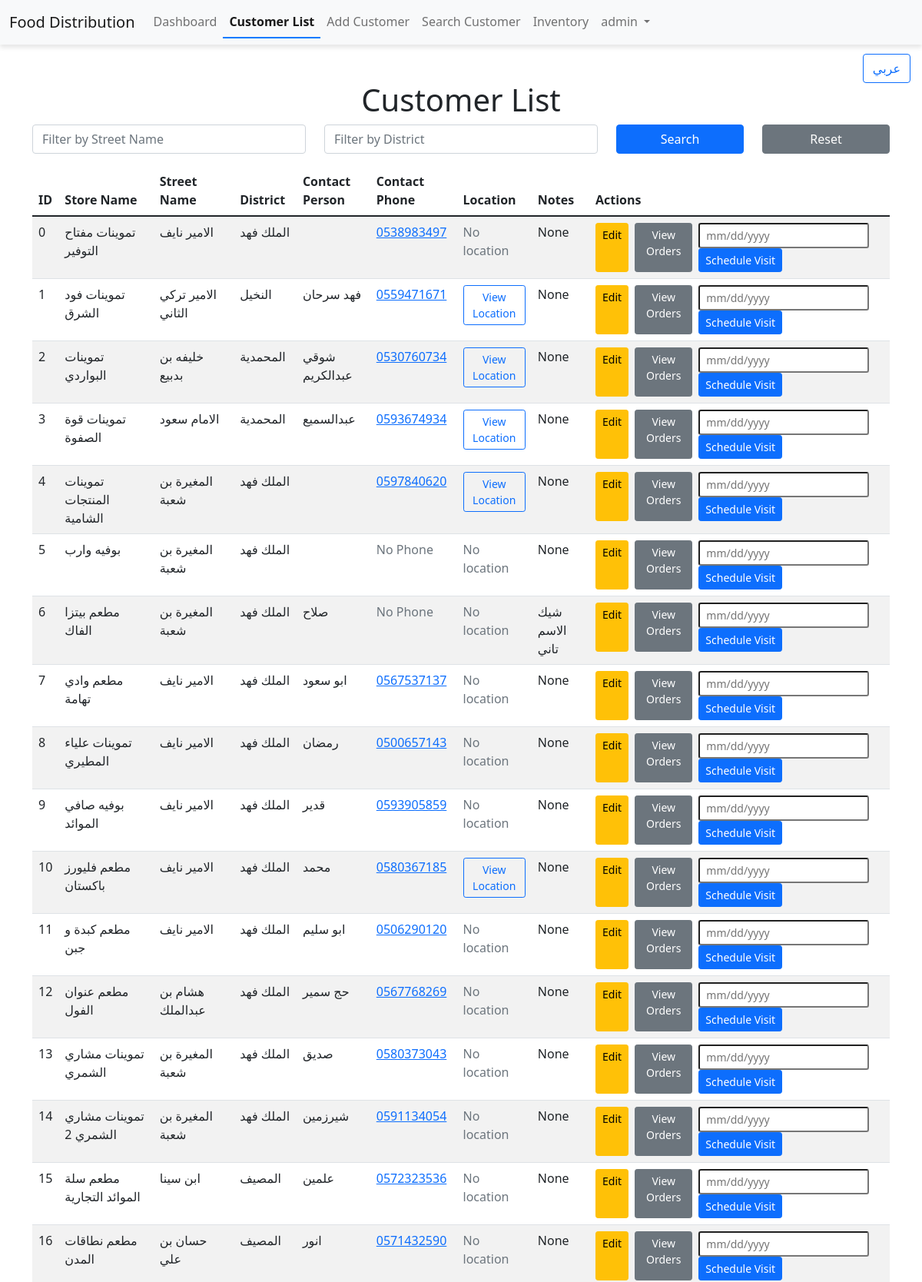
Screenshot of /customers (signed in, upper part) with the database file from the repository.
### app/database.py (models this page shows)
class Customer(db.Model):
    __tablename__ = 'Customers'
    CustomerID = db.Column(db.Integer, primary_key=True)
    StoreName = db.Column(db.String(100), nullable=False)
    StreetName = db.Column(db.String(100), nullable=False)
    District = db.Column(db.String(50), nullable=False)
    ContactPerson = db.Column(db.String(100))
    ContactPhone = db.Column(db.String(20))
    Location = db.Column(db.String(255))
    Notes = db.Column(db.String(255))

### app/main.py (the view)
@app.route('/customers', methods=['GET', 'POST'])
@login_required
def customers():
    try:
        language = session.get('language', 'en')
        street_name = request.args.get('street_name', '').strip()
        district = request.args.get('district', '').strip()
        query = "SELECT * FROM Customers WHERE 1=1"
        params = {}
        if street_name:
            query += " AND StreetName LIKE :street_name"
            params['street_name'] = f"%{street_name}%"
        if district:
            query += " AND District LIKE :district"
            params['district'] = f"%{district}%"
        result = db.session.execute(text(query), params).fetchall()
        return render_template('customers.html', customers=result, street_name=street_name, district=district)
    except Exception as e:
        print(f"Error: {e}")
        return f"Error accessing database: {e}"

### app/main.py (called while the page is built)
def login_required(f):
    @wraps(f)
    def decorated_function(*args, **kwargs):
        if 'user_id' not in session:
            return redirect(url_for('login'))
        return f(*args, **kwargs)
    return decorated_function

### app/templates/customers.html (shortened to what this page needs)
{% extends "base.html" %}
{% block content %}
<h1 class="text-center" data-key="CustomerList">Customer List</h1>
<form method="get" action="{{ url_for('customers') }}" class="mb-3">
  <div class="row">
    <div class="col-md-4">
      <input
        type="text"
        name="street_name"
        class="form-control"
        placeholder="Filter by Street Name"
        value="{{ street_name }}">
    </div>
    <div class="col-md-4">
      <input
        type="text"
        name="district"
        class="form-control"
        placeholder="Filter by District"
        value="{{ district }}">
    </div>
    <div class="col-md-2">
      <button type="submit" class="btn btn-primary w-100" data-key="Search">Search</button>
    </div>
    <div class="col-md-2">
      <a href="{{ url_for('customers') }}" class="btn btn-secondary w-100" data-key="Reset">Reset</a>
    </div>
  </div>
</form>
<div class="table-responsive">
  <table class="table table-striped">
    <thead>
      <tr>
        <th data-key="CustomerID">ID</th>
        <th data-key="StoreName">Store Name</th>
        <th data-key="StreetName">Street Name</th>
        <th data-key="District">District</th>
        <th data-key="ContactPerson">Contact Person</th>
        <th data-key="ContactPhone">Contact Phone</th>
        <th data-key="Location">Location</th>
        <th data-key="Notes">Notes</th>
        <th data-key="Actions">Actions</th>
      </tr>
    </thead>
    {% if customers %}
    <tbody>
      {% for customer in customers %}
      <tr>
        <td>{{ customer.CustomerID }}</td>
        <td>{{ customer.StoreName }}</td>
        <td>{{ customer.StreetName }}</td>
        <td>{{ customer.District }}</td>
        <td>{{ customer.ContactPerson }}</td>
        <td>
          {% if customer.ContactPhone %}
          <a href="tel:{{ customer.ContactPhone }}">{{ customer.ContactPhone }}</a>
          {% else %}
          <span class="text-muted" data-key="NoPhone">No Phone</span>
          {% endif %}
        </td>
        <td>
          {% if customer.Location %}
          <a href="{{ customer.Location }}" target="_blank" class="btn btn-sm btn-outline-primary" data-key="ViewLocation">View Location</a>
          {% else %}
          <span class="text-muted" data-key="NoLocation">No location</span>
          {% endif %}
        </td>
        <td>
          {% if customer.Notes %}
          {{ customer.Notes }}
          {% else %}
          None
          {% endif %}
        </td>
        <td>
          <div class="d-flex gap-2">
            {% if session['role'] == 'admin' %}
            <a href="{{ url_for('edit_customer', customer_id=customer.CustomerID) }}" class="btn btn-warning btn-sm" data-key="Edit">Edit</a>
            {% endif %}
            <a href="{{ url_for('view_orders', customer_id=customer.CustomerID) }}" class="btn btn-secondary btn-sm" data-key="ViewOrders">View Orders</a>
            {% if session['role'] in ['admin', 'sales'] %}
            <form action="{{ url_for('add_to_visit', customer_id=customer.CustomerID) }}" method="POST" style="display:inline;">
              <input
                type="text"
                name="visit_date"
                class="form-control-sm date-picker"
                placeholder="mm/dd/yyyy"
                required>
              <button type="submit" class="btn btn-primary btn-sm" data-key="ScheduleVisit">Schedule Visit</button>
            </form>
            {% endif %}
          </div>
        </td>
      </tr>
      {% endfor %}
    </tbody>
    {% else %}
    <tbody>
      <tr>
        <td colspan="9" class="text-center text-muted" data-key="NoCustomers">No customers found matching the criteria.</td>
      </tr>
    </tbody>
    {% endif %}
  </table>
</div>
{% endblock %}

### rows the page displays
Customer: CustomerID "0", StoreName "تموينات مفتاح التوفير", StreetName "الامير نايف", District "الملك فهد", ContactPhone "0538983497", shows "No location", shows "None"
Customer: CustomerID "1", StoreName "تموينات فود الشرق", StreetName "الامير تركي الثاني", District "النخيل", ContactPerson "فهد سرحان", ContactPhone "0559471671", Notes "None"
Customer: CustomerID "2", StoreName "تموينات البواردي", StreetName "خليفه بن بدبيع", District "المحمدية", ContactPerson "شوقي عبدالكريم", ContactPhone "0530760734", Notes "None"
Customer: CustomerID "3", StoreName "تموينات قوة الصفوة", StreetName "الامام سعود", District "المحمدية", ContactPerson "عبدالسميع", ContactPhone "0593674934", Notes "None"
Customer: CustomerID "4", StoreName "تموينات المنتجات الشامية", StreetName "المغيرة بن شعبة", District "الملك فهد", ContactPhone "0597840620", Notes "None"
Customer: CustomerID "5", StoreName "بوفيه وارب", StreetName "المغيرة بن شعبة", District "الملك فهد", ContactPhone "No Phone", shows "No location", shows "None"
Customer: CustomerID "6", StoreName "مطعم بيتزا الفاك", StreetName "المغيرة بن شعبة", District "الملك فهد", ContactPerson "صلاح", ContactPhone "No Phone", shows "No location", Notes "شيك الاسم تاني"
Customer: CustomerID "7", StoreName "مطعم وادي تهامة", StreetName "الامير نايف", District "الملك فهد", ContactPerson "ابو سعود", ContactPhone "0567537137", shows "No location", shows "None"
Customer: CustomerID "8", StoreName "تموينات علياء المطيري", StreetName "الامير نايف", District "الملك فهد", ContactPerson "رمضان", ContactPhone "0500657143", shows "No location", shows "None"
Customer: CustomerID "9", StoreName "بوفيه صافي الموائد", StreetName "الامير نايف", District "الملك فهد", ContactPerson "قدير", ContactPhone "0593905859", shows "No location", shows "None"
Customer: CustomerID "10", StoreName "مطعم فليورز باكستان", StreetName "الامير نايف", District "الملك فهد", ContactPerson "محمد", ContactPhone "0580367185", Notes "None"
Customer: CustomerID "11", StoreName "مطعم كبدة و جبن", StreetName "الامير نايف", District "الملك فهد", ContactPerson "ابو سليم", ContactPhone "0506290120", shows "No location", shows "None"
Customer: CustomerID "12", StoreName "مطعم عنوان الفول", StreetName "هشام بن عبدالملك", District "الملك فهد", ContactPerson "حج سمير", ContactPhone "0567768269", shows "No location", shows "None"
Customer: CustomerID "13", StoreName "تموينات مشاري الشمري", StreetName "المغيرة بن شعبة", District "الملك فهد", ContactPerson "صديق", ContactPhone "0580373043", shows "No location", shows "None"
Customer: CustomerID "14", StoreName "تموينات مشاري الشمري 2", StreetName "المغيرة بن شعبة", District "الملك فهد", ContactPerson "شيرزمين", ContactPhone "0591134054", shows "No location", shows "None"
Customer: CustomerID "15", StoreName "مطعم سلة الموائد التجارية", StreetName "ابن سينا", District "المصيف", ContactPerson "علمين", ContactPhone "0572323536", shows "No location", shows "None"
Customer: CustomerID "16", StoreName "مطعم نطاقات المدن", StreetName "حسان بن علي", District "المصيف", ContactPerson "انور", ContactPhone "0571432590", shows "No location", shows "None"

### other values shown
{{ session.get('username') }} "admin"
